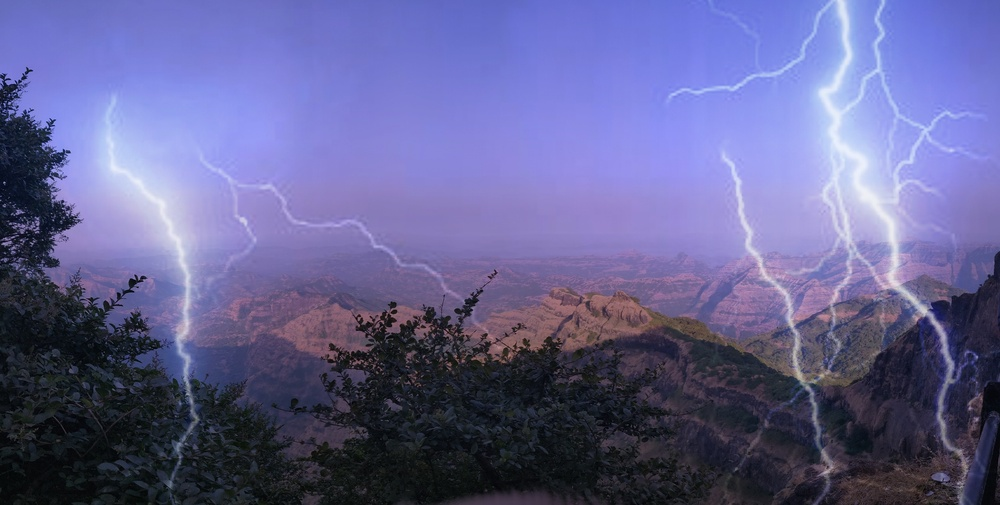
#> input picture imgs/edited.jpg, 1000 x 505 px, shrunk from 2560 x 1293 before the run; its folder holds only this picture in this run
$ python -i noise_module.py   (imports and definitions only)   (older library calls are emulated)
#> lines starting #> are read from the running program, lines starting #| are printed output that depends on the picture
#> further down, picture is the input picture: PIL image 1000x505 RGB; mean R, G, B 98.7, 97.7, 146.1
"""
noise_module.py — Laplacian Variance Noise Inconsistency Map
Phase 3 USP feature.

Approach:
  • Compute Laplacian variance for every 16×16 block of the grayscale image.
  • Natural images have roughly uniform noise distribution.
  • Spliced regions often have a different noise fingerprint than the host.
  • The *coefficient of variation* of block variances is used as the
    global noise inconsistency score (0 = very uniform → authentic,
    1 = highly uneven → suspicious).
  • A HOT colormap heatmap is returned as base64 JPEG.
"""

import numpy as np
import cv2
import base64
from PIL import Image as PILImage


BLOCK_SIZE = 16


def compute_noise_map(pil_image: PILImage.Image, block_size: int = BLOCK_SIZE):
    """
    Parameters
    ----------
    pil_image  : PIL.Image (RGB)
    block_size : tile size in pixels (default 16)

    Returns
    -------
    noise_b64  : str  — base64-encoded HOT-colormap JPEG of the variance map
    noise_score: float — noise inconsistency score in [0, 1]
    """
#> called with block_size = 16
    img = np.array(pil_image.convert("L"), dtype=np.float64)
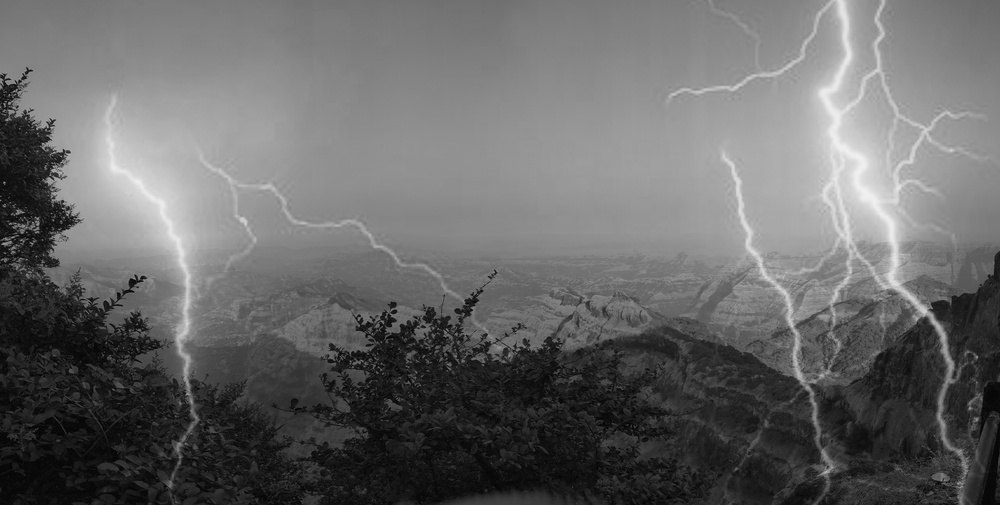
#> img: shape (505, 1000) float64; min 1, max 240, mean 103.5
    h, w = img.shape
#> h = 505; w = 1000

    blocks_h = h // block_size
#> blocks_h = 31
    blocks_w = w // block_size
#> blocks_w = 62

    variance_grid = np.zeros((blocks_h, blocks_w), dtype=np.float64)
    vis_map       = np.zeros((h, w), dtype=np.float32)

    for by in range(blocks_h):
        for bx in range(blocks_w):
            y0, x0 = by * block_size, bx * block_size
            block   = img[y0:y0 + block_size, x0:x0 + block_size]
            lap     = cv2.Laplacian(block, cv2.CV_64F)
            var     = float(lap.var())
            variance_grid[by, bx] = var
            vis_map[y0:y0 + block_size, x0:x0 + block_size] = var
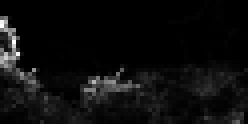
#> variance_grid: shape (31, 62) float64 (shown 4 times larger); min 0.418, max 8427.5, mean 432.3; drawn with min black and max white
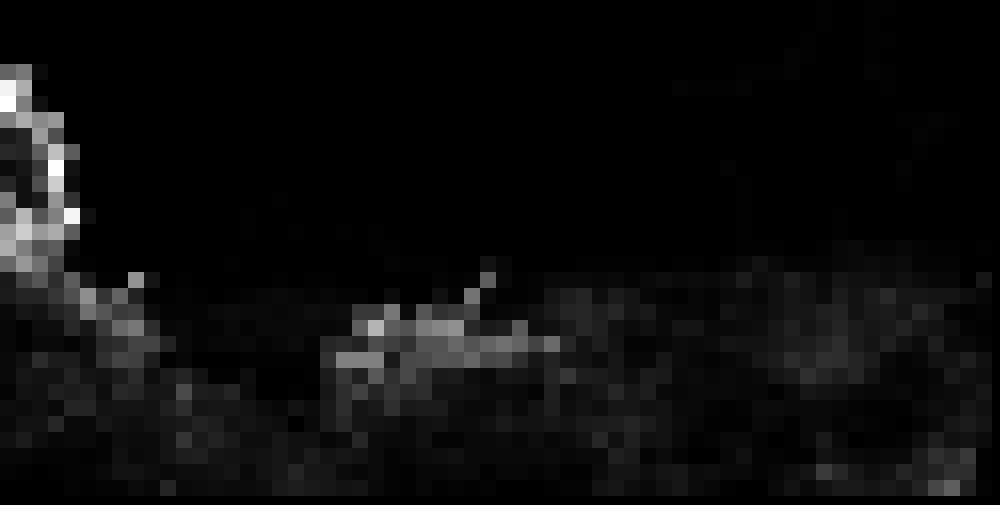
#> vis_map: shape (505, 1000) float32; min 0, max 8427.5, mean 421.2; drawn with min black and max white

    # ── Score: coefficient of variation → clamp to [0, 1] ──────────────────
    mean_var = variance_grid.mean()
#> mean_var = 432.3
    if mean_var > 1e-6:
        cv_score = variance_grid.std() / mean_var
#> cv_score = 2.1
        # empirically, CV > 2 is very suspicious; normalise to 0-1
        noise_score = float(min(1.0, cv_score / 2.0))
#> noise_score = 1
    else:
        noise_score = 0.0

    # ── Visualisation ───────────────────────────────────────────────────────
    vis_norm = cv2.normalize(vis_map, None, 0, 255, cv2.NORM_MINMAX)
    colored  = cv2.applyColorMap(vis_norm.astype(np.uint8), cv2.COLORMAP_HOT)
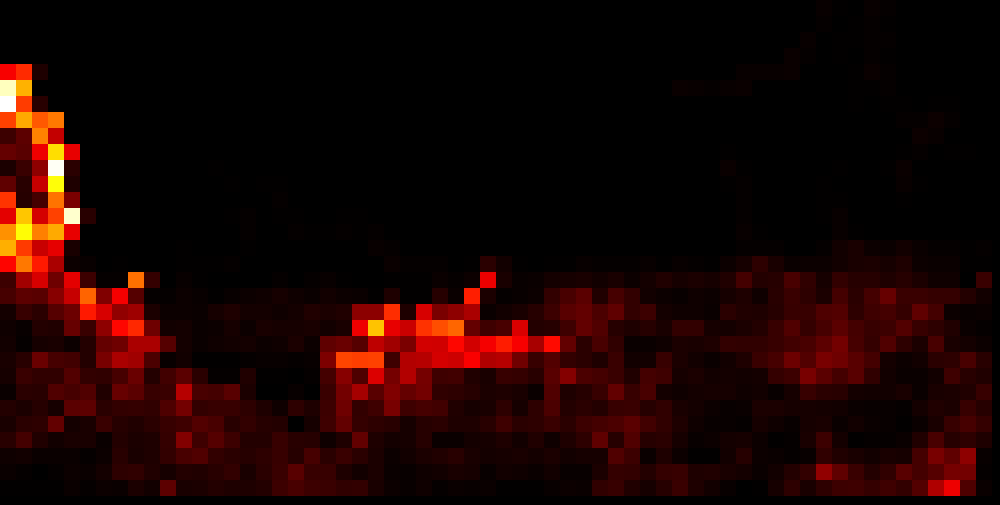
#> colored: shape (505, 1000, 3); mean B, G, R 0.5, 2.5, 28.3

    _, buf    = cv2.imencode(".jpg", colored)
#> buf = 11544 values, max 255 at index 0, min 0 at index 4, mean 103
    noise_b64 = base64.b64encode(bytes(buf)).decode("utf-8")

    return noise_b64, noise_score

>>> from PIL import Image
>>> picture = Image.open('imgs/edited.jpg')
>>> result = compute_noise_map(picture)

$ run again, on imgs/org1.jpg
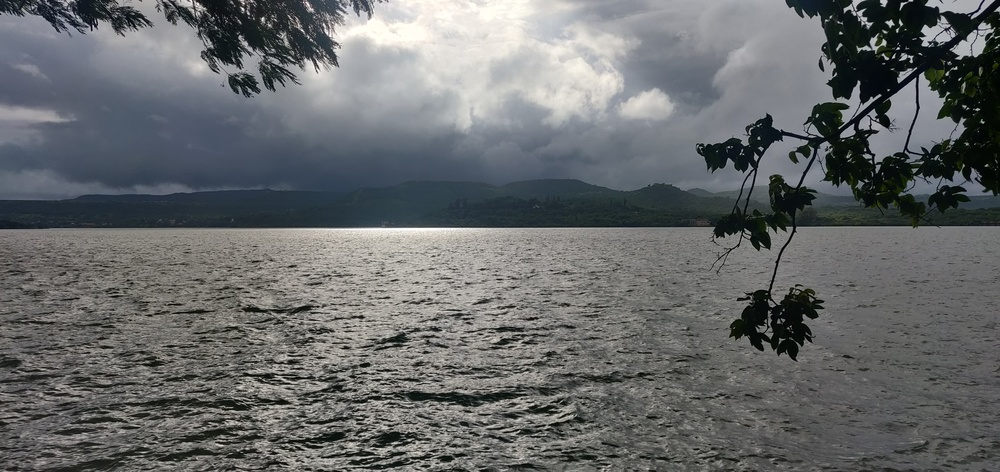
#> input picture imgs/org1.jpg, 1000 x 472 px, shrunk from 4608 x 2176 before the run
#> picture is the input picture: PIL image 1000x472 RGB; mean R, G, B 103.8, 106.3, 107.1
#> after the loop in compute_noise_map, `for by in range(blocks_h):`:
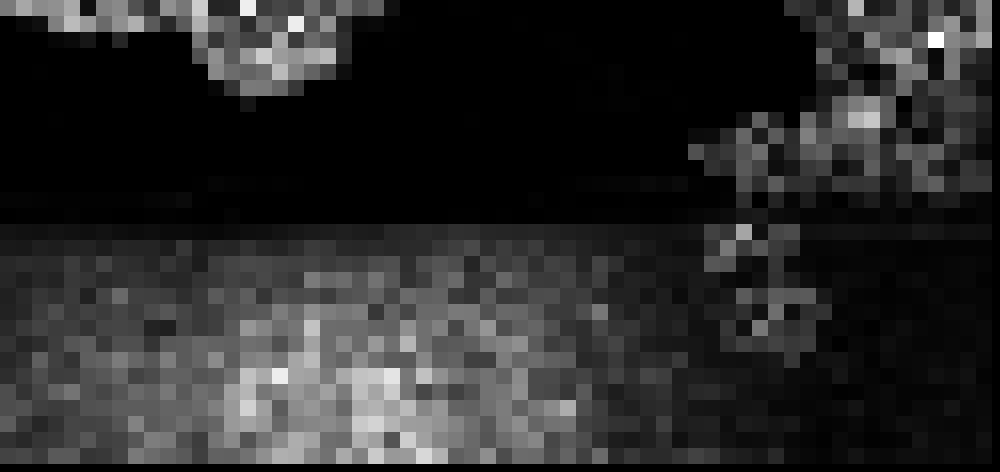
#> vis_map: shape (472, 1000) float32; min 0, max 17003.8, mean 2819.3; drawn with min black and max white
#> mean_var = 2891
#> cv_score = 1.15
#> noise_score = 0.574
#> in compute_noise_map, `colored  = cv2.applyColorMap(vis_norm.astype(np.uint8), cv2.COLORMAP_H..`:
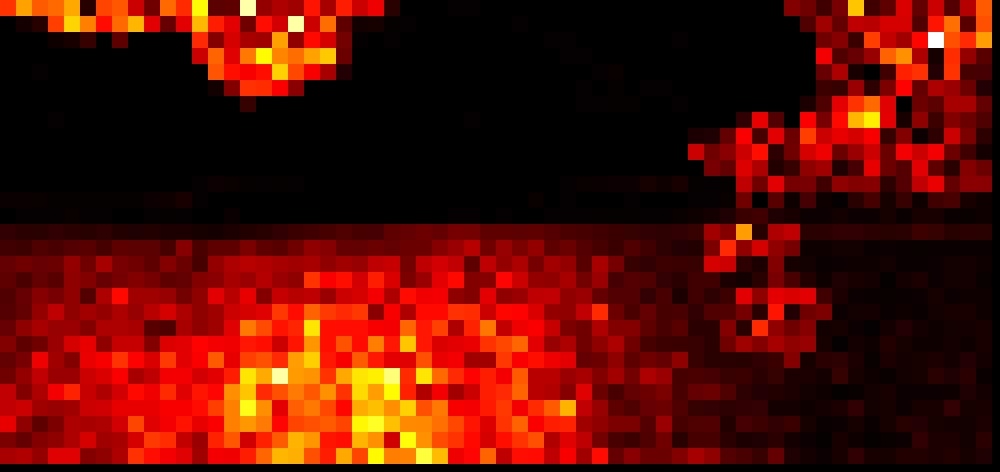
#> colored: shape (472, 1000, 3); mean B, G, R 0.5, 12.3, 92.1
#> buf = 12515 values, max 255 at index 0, min 0 at index 4, mean 115

$ run again, on imgs/org2.jpg
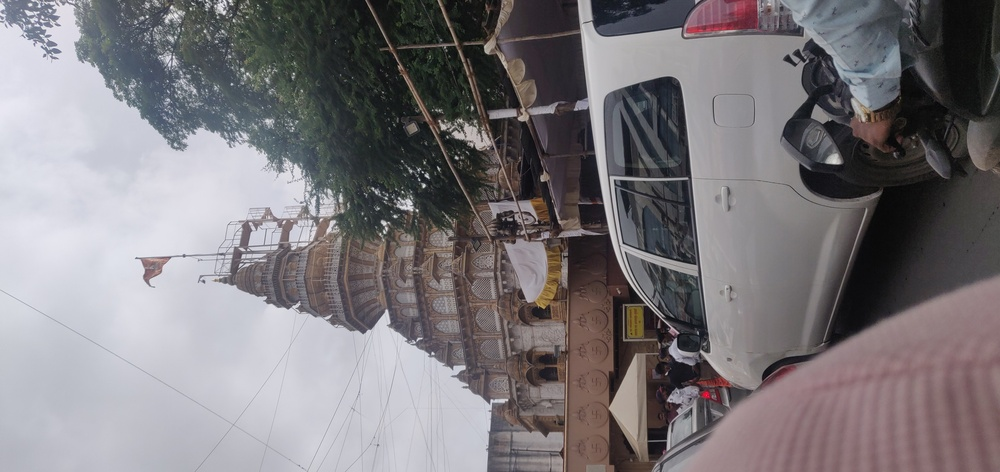
#> input picture imgs/org2.jpg, 1000 x 472 px, shrunk from 4608 x 2176 before the run
#> picture is the input picture: PIL image 1000x472 RGB; mean R, G, B 124.3, 120.3, 123.9
#> after the loop in compute_noise_map, `for by in range(blocks_h):`:
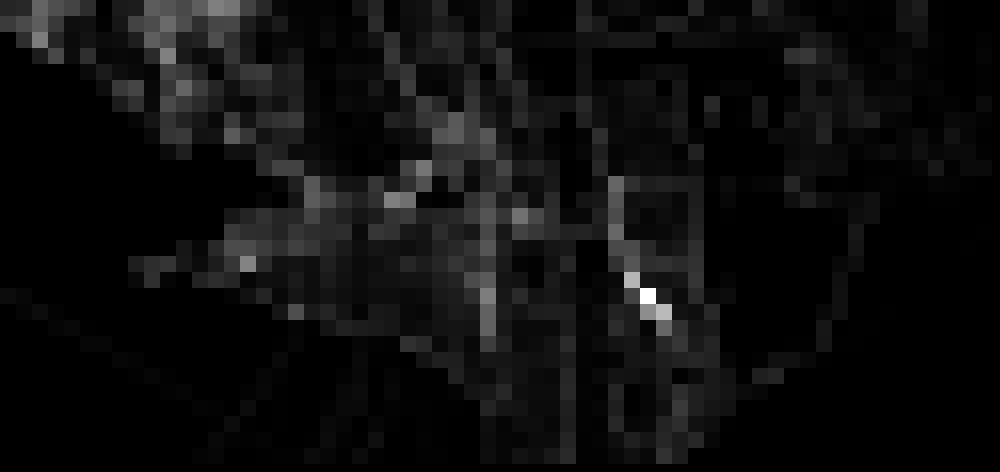
#> vis_map: shape (472, 1000) float32; min 0, max 16274.1, mean 921.6; drawn with min black and max white
#> mean_var = 945
#> cv_score = 1.54
#> noise_score = 0.769
#> in compute_noise_map, `colored  = cv2.applyColorMap(vis_norm.astype(np.uint8), cv2.COLORMAP_H..`:
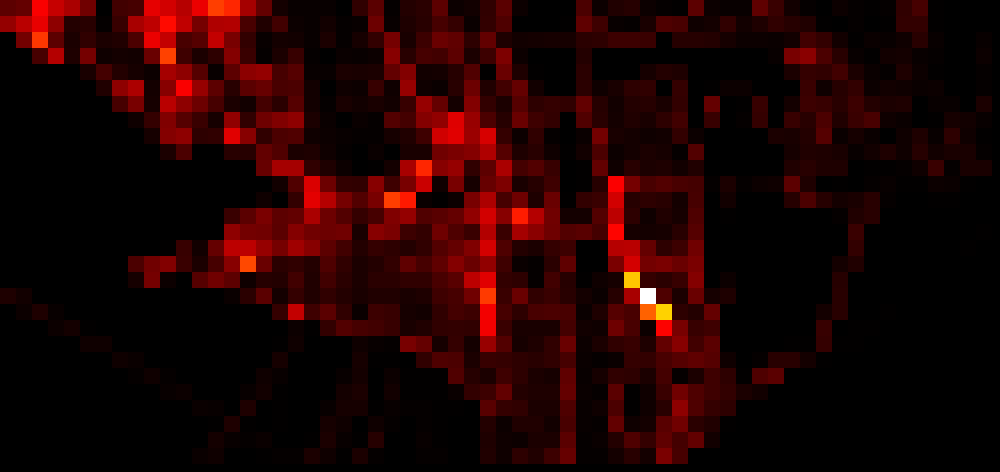
#> colored: shape (472, 1000, 3); mean B, G, R 0.1, 0.7, 34.4
#> buf = 11866 values, max 255 at index 0, min 0 at index 4, mean 105.8
